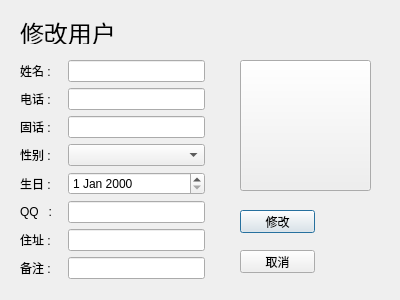
<?xml version="1.0" encoding="UTF-8"?>
<ui version="4.0">
 <class>modAddressDialog</class>
 <widget class="QDialog" name="modAddressDialog">
  <property name="geometry">
   <rect>
    <x>0</x>
    <y>0</y>
    <width>400</width>
    <height>300</height>
   </rect>
  </property>
  <property name="windowTitle">
   <string>Dialog</string>
  </property>
  <widget class="QLabel" name="label">
   <property name="geometry">
    <rect>
     <x>20</x>
     <y>20</y>
     <width>96</width>
     <height>24</height>
    </rect>
   </property>
   <property name="font">
    <font>
     <pointsize>18</pointsize>
    </font>
   </property>
   <property name="text">
    <string>修改用户</string>
   </property>
  </widget>
  <widget class="QPushButton" name="pushButton">
   <property name="geometry">
    <rect>
     <x>240</x>
     <y>210</y>
     <width>75</width>
     <height>23</height>
    </rect>
   </property>
   <property name="text">
    <string>修改</string>
   </property>
  </widget>
  <widget class="QPushButton" name="pushButton_2">
   <property name="geometry">
    <rect>
     <x>240</x>
     <y>250</y>
     <width>75</width>
     <height>23</height>
    </rect>
   </property>
   <property name="text">
    <string>取消</string>
   </property>
  </widget>
  <widget class="QWidget" name="layoutWidget">
   <property name="geometry">
    <rect>
     <x>20</x>
     <y>60</y>
     <width>185</width>
     <height>220</height>
    </rect>
   </property>
   <layout class="QVBoxLayout" name="verticalLayout">
    <item>
     <layout class="QHBoxLayout" name="horizontalLayout">
      <item>
       <widget class="QLabel" name="label_2">
        <property name="minimumSize">
         <size>
          <width>42</width>
          <height>0</height>
         </size>
        </property>
        <property name="maximumSize">
         <size>
          <width>42</width>
          <height>16777215</height>
         </size>
        </property>
        <property name="text">
         <string>姓名 : </string>
        </property>
       </widget>
      </item>
      <item>
       <widget class="QLineEdit" name="lineEdit"/>
      </item>
     </layout>
    </item>
    <item>
     <layout class="QHBoxLayout" name="horizontalLayout_2">
      <item>
       <widget class="QLabel" name="label_3">
        <property name="minimumSize">
         <size>
          <width>42</width>
          <height>0</height>
         </size>
        </property>
        <property name="maximumSize">
         <size>
          <width>42</width>
          <height>16777215</height>
         </size>
        </property>
        <property name="text">
         <string>电话 : </string>
        </property>
       </widget>
      </item>
      <item>
       <widget class="QLineEdit" name="lineEdit_2"/>
      </item>
     </layout>
    </item>
    <item>
     <layout class="QHBoxLayout" name="horizontalLayout_3">
      <item>
       <widget class="QLabel" name="label_4">
        <property name="minimumSize">
         <size>
          <width>42</width>
          <height>0</height>
         </size>
        </property>
        <property name="maximumSize">
         <size>
          <width>42</width>
          <height>16777215</height>
         </size>
        </property>
        <property name="text">
         <string>固话 : </string>
        </property>
       </widget>
      </item>
      <item>
       <widget class="QLineEdit" name="lineEdit_3"/>
      </item>
     </layout>
    </item>
    <item>
     <layout class="QHBoxLayout" name="horizontalLayout_4">
      <item>
       <widget class="QLabel" name="label_5">
        <property name="minimumSize">
         <size>
          <width>42</width>
          <height>0</height>
         </size>
        </property>
        <property name="maximumSize">
         <size>
          <width>42</width>
          <height>16777215</height>
         </size>
        </property>
        <property name="text">
         <string>性别 : </string>
        </property>
       </widget>
      </item>
      <item>
       <widget class="QComboBox" name="comboBox">
        <item>
         <property name="text">
          <string/>
         </property>
        </item>
        <item>
         <property name="text">
          <string>男</string>
         </property>
        </item>
        <item>
         <property name="text">
          <string>女</string>
         </property>
        </item>
       </widget>
      </item>
     </layout>
    </item>
    <item>
     <layout class="QHBoxLayout" name="horizontalLayout_5">
      <item>
       <widget class="QLabel" name="label_6">
        <property name="minimumSize">
         <size>
          <width>42</width>
          <height>0</height>
         </size>
        </property>
        <property name="maximumSize">
         <size>
          <width>42</width>
          <height>16777215</height>
         </size>
        </property>
        <property name="text">
         <string>生日 : </string>
        </property>
       </widget>
      </item>
      <item>
       <widget class="QDateEdit" name="dateEdit"/>
      </item>
     </layout>
    </item>
    <item>
     <layout class="QHBoxLayout" name="horizontalLayout_6">
      <item>
       <widget class="QLabel" name="label_7">
        <property name="minimumSize">
         <size>
          <width>42</width>
          <height>0</height>
         </size>
        </property>
        <property name="maximumSize">
         <size>
          <width>42</width>
          <height>16777215</height>
         </size>
        </property>
        <property name="text">
         <string>QQ   : </string>
        </property>
       </widget>
      </item>
      <item>
       <widget class="QLineEdit" name="lineEdit_4"/>
      </item>
     </layout>
    </item>
    <item>
     <layout class="QHBoxLayout" name="horizontalLayout_7">
      <item>
       <widget class="QLabel" name="label_8">
        <property name="minimumSize">
         <size>
          <width>42</width>
          <height>0</height>
         </size>
        </property>
        <property name="maximumSize">
         <size>
          <width>42</width>
          <height>16777215</height>
         </size>
        </property>
        <property name="text">
         <string>住址 : </string>
        </property>
       </widget>
      </item>
      <item>
       <widget class="QLineEdit" name="lineEdit_5"/>
      </item>
     </layout>
    </item>
    <item>
     <layout class="QHBoxLayout" name="horizontalLayout_8">
      <item>
       <widget class="QLabel" name="label_9">
        <property name="minimumSize">
         <size>
          <width>42</width>
          <height>0</height>
         </size>
        </property>
        <property name="maximumSize">
         <size>
          <width>42</width>
          <height>16777215</height>
         </size>
        </property>
        <property name="text">
         <string>备注 : </string>
        </property>
       </widget>
      </item>
      <item>
       <widget class="QLineEdit" name="lineEdit_6"/>
      </item>
     </layout>
    </item>
   </layout>
  </widget>
  <widget class="QPushButton" name="pushButton_3">
   <property name="geometry">
    <rect>
     <x>240</x>
     <y>60</y>
     <width>131</width>
     <height>131</height>
    </rect>
   </property>
   <property name="text">
    <string/>
   </property>
  </widget>
 </widget>
 <resources/>
 <connections/>
</ui>
